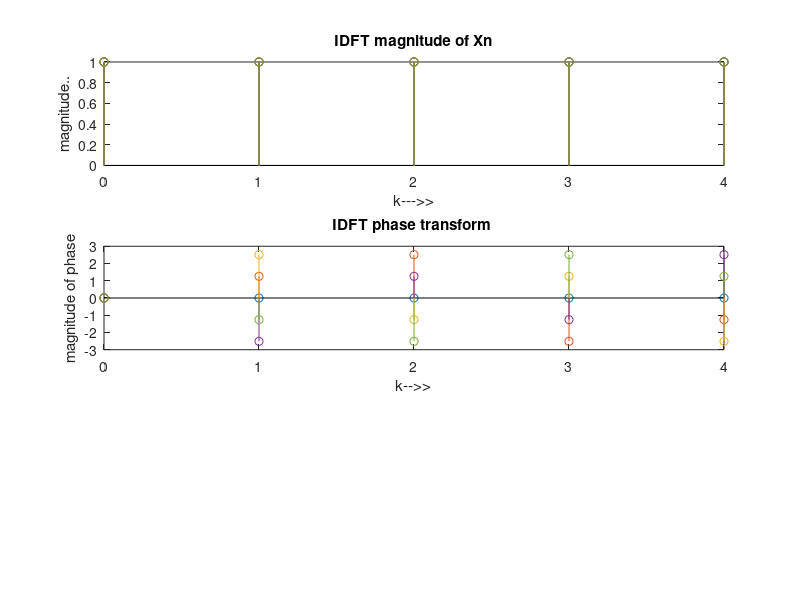

MATLAB code for this plot:
clc;
clear all;
close all;

N = input('Enter the size : ');
Xk = input('Enter the element : ');

n = 0 : N-1 ;
k = 0 : N-1 ;
WN = exp((1j*2*pi)/N);
nk = n'*k ;
WNnk = WN.^nk ;
Xn = (Xk * WNnk)/N ;
disp('magnitude of Xn');
disp(Xn);
mag = abs(Xn);

subplot(3,1,1);
stem(k,mag);
title('IDFT magnitude of Xn');
xlabel('k--->>');
ylabel('magnitude..');
phase = angle(Xn);

subplot(3,1,2);
stem(k,phase);
title('IDFT phase transform ');
xlabel('k-->>');
ylabel('magnitude of phase');